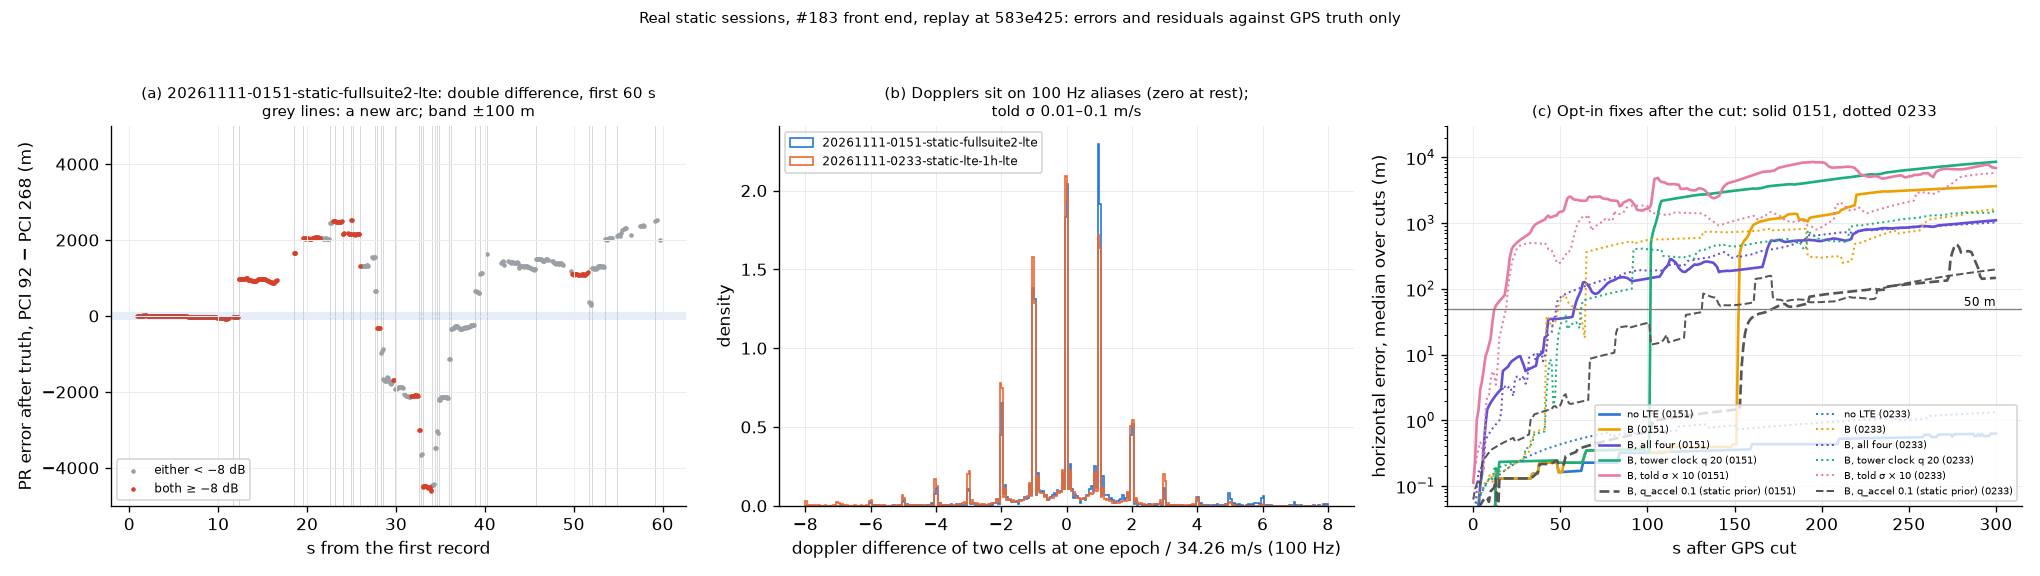

Write the Python code that produced this figure.
"""#214: why LTE pulls the filter kilometres away after a GPS cut on the real static sessions.

    python analysis/results/real-lte-root-cause-20261111/root_cause.py \
        <0151>-lte <0233>-lte --out analysis/results/real-lte-root-cause-20261111 [--jobs 3]

Each `<session>-lte` is a real static session after `pnt frontend lte` with #183's front end.
Run on the local integration branch `tmp/e2e-combined` (origin/main + #214 + #183 + #147 + #228, as
`../real-gps-cut-combined-20261111/run_combined.py`): it needs #183's record fields and #147's
`told_sigma_model`. Nothing under `src/` is changed; every fix tried is opt-in, here only.

Truth is the mean of the session's GPS fixes (the receiver does not move). Four parts:

1. Truth residuals. Each pseudorange minus the true range to its matched site (`pnt.nav.cells`,
   as the filter sees it). Our dongle clock is in every record of an epoch, so it cancels in the
   difference of two cells at the same 0.1 s epoch: the double difference (DD) is the pair's
   error after truth, zero if both sites are right, both towers are frame-aligned and both
   tracks are locked. Dopplers likewise: two cells' range rates differ by zero at rest.
2. The GNSS exclusion before the cut: the default `ekf` with pseudoranges only, instrumented.
3. After the cut: `B` (ADR-0036 told sigma, #147) with pseudoranges only, instrumented: which
   cell's updates move the position, and which cells the gate has locked out.
4. Opt-in fixes, scored after the cut as `analysis/real_gps_cut.py` does.

Writes summary.json, summary.md and root_cause.png into `--out`. Errors and residuals only: no
position, origin, range or bearing (the sessions are at a private site). Tower IDs are given.
"""

from __future__ import annotations

import argparse
import collections
import importlib.util
import itertools
import json
import math
import subprocess
from pathlib import Path

import msgspec
import numpy as np

from pnt import experiments, nav
from pnt.core.frames import emitter_enu
from pnt.nav import cells, ekf, told_sigma

HERE = Path(__file__).resolve().parent
REPO = HERE.parents[2]
FRAME_M = 2997924.58  # one 10 ms LTE frame: pseudoranges are known modulo this
ALIAS_MPS = 100.0 * 299792458.0 / 875e6  # a 100 Hz carrier alias at 875 MHz, in m/s
EPOCH_NS = 100_000_000  # the front end's 10 Hz records
SNR_CUT_DB = -8.0  # ADR-0036's fit range (TBC)
GOOD_M = 100.0  # TBC: a DD within this of zero counts as agreeing with truth


def _cut_module():
    spec = importlib.util.spec_from_file_location(
        "real_gps_cut", REPO / "analysis/real_gps_cut.py"
    )
    mod = importlib.util.module_from_spec(spec)
    spec.loader.exec_module(mod)
    return mod


CUT = _cut_module()


# --- 1. truth residuals ------------------------------------------------------------------------
def residuals(path: str) -> dict:
    """Per LTE record: cell (PCI), site (eNB), 0.1 s epoch, kind, SNR, arc, and the residual: for
    a pseudorange, value minus the true range (our clock still in it); for a doppler, its value
    (the true range rate is zero at rest). Kept in memory, never written."""
    meas, t0, origin = CUT.load(path)
    _, fix_pos = CUT.gps_fixes(meas)
    truth = fix_pos.mean(axis=0)
    cols = collections.defaultdict(list)
    for m in cells.attach(meas, origin):
        if m.source != "lte":
            continue
        rng = float(np.linalg.norm(truth - emitter_enu(m.meta, origin)))
        pr = m.kind == "pseudorange"
        cols["pci"].append(int(m.meta["pci"]))
        cols["site"].append(m.meta["site"])
        cols["epoch"].append((m.t_ns - t0) // EPOCH_NS)
        cols["pr"].append(pr)
        cols["snr"].append(float(m.meta.get("snr_db", -math.inf)))
        cols["arc"].append(int(m.meta.get("arc", -1)))
        cols["res"].append(m.value[0] - rng if pr else m.value[0])
        cols["sigma"].append(float(m.sigma[0]))
    return {k: np.array(v) for k, v in cols.items()}


def _pairs(r: dict, pr: bool):
    """(cell a, cell b, epochs, a's index, b's index) for every pair of cells with records of the
    kind at the same epoch."""
    k = np.flatnonzero(r["pr"] == pr)
    at = {(r["pci"][i], r["epoch"][i]): i for i in k}
    by_cell = collections.defaultdict(set)
    for c, e in at:
        by_cell[c].add(e)
    for a, b in itertools.combinations(sorted(by_cell), 2):
        ep = sorted(by_cell[a] & by_cell[b])
        if not ep:
            continue
        ia = np.array([at[(a, e)] for e in ep], dtype=int)
        ib = np.array([at[(b, e)] for e in ep], dtype=int)
        yield a, b, np.array(ep), ia, ib


def _dd(r, ia, ib):
    return (r["res"][ia] - r["res"][ib] + FRAME_M / 2) % FRAME_M - FRAME_M / 2


def _robust(x: np.ndarray) -> float:
    return float(1.4826 * np.median(np.abs(x - np.median(x)))) if len(x) else math.nan


def pair_table(r: dict) -> list[dict]:
    """Per pair of cells: the DD over all common epochs, over those with both at or above the
    SNR cut, and over each cell's first arc (the cleanest stretch: before any re-acquisition)."""
    rows = []
    for a, b, _, ia, ib in _pairs(r, True):
        dd = _dd(r, ia, ib)
        hi = np.minimum(r["snr"][ia], r["snr"][ib]) >= SNR_CUT_DB
        first = (r["arc"][ia] == 0) & (r["arc"][ib] == 0)
        rows.append(
            {
                "pair": f"{a} − {b}",
                "sites": f"{r['site'][ia[0]]} − {r['site'][ib[0]]}",
                "n": int(len(dd)),
                "all_median_m": float(np.median(dd)),
                "all_within_m": float(np.mean(np.abs(dd) < GOOD_M)),
                "hi_n": int(hi.sum()),
                "hi_median_m": float(np.median(dd[hi])) if hi.any() else math.nan,
                "hi_robust_sigma_m": _robust(dd[hi]),
                "hi_within_m": float(np.mean(np.abs(dd[hi]) < GOOD_M)) if hi.any() else math.nan,
                "first_arc_n": int(first.sum()),
                "first_arc_median_m": float(np.median(dd[first])) if first.any() else math.nan,
                "first_arc_span_m": float(np.ptp(dd[first])) if first.any() else math.nan,
                "told_sigma_hi_median_m": float(
                    np.median(np.hypot(r["sigma"][ia][hi], r["sigma"][ib][hi]))
                )
                if hi.any()
                else math.nan,
            }
        )
    return rows


def coverage(r: dict) -> dict:
    """Share of 0.1 s epochs with a pseudorange where at least two cells are at or above the cut,
    and where at least one such pair also agrees with truth (DD within GOOD_M)."""
    k = r["pr"]
    epochs = set(r["epoch"][k].tolist())
    hi2, good = set(), set()
    for _, _, ep, ia, ib in _pairs(r, True):
        hi = np.minimum(r["snr"][ia], r["snr"][ib]) >= SNR_CUT_DB
        hi2 |= set(ep[hi].tolist())
        good |= set(ep[hi & (np.abs(_dd(r, ia, ib)) < GOOD_M)].tolist())
    return {
        "epochs": len(epochs),
        "two_cells_above_cut": len(hi2) / len(epochs),
        "two_cells_above_cut_and_agreeing": len(good) / len(epochs),
    }


def doppler_alias(r: dict) -> dict:
    """Two cells' dopplers at one epoch differ by zero at rest (both carry our dongle's drift; the
    towers' own drifts are ppb). Here: how the differences fall on whole 100 Hz carrier aliases."""
    d = np.concatenate([r["res"][ia] - r["res"][ib] for *_, ia, ib in _pairs(r, False)])
    k = np.round(d / ALIAS_MPS)
    on = np.abs(d / ALIAS_MPS - k) < 0.03
    told = r["sigma"][~r["pr"]]
    return {
        "n": int(len(d)),
        "alias_mps": ALIAS_MPS,
        "on_an_alias": float(np.mean(on)),
        "on_an_alias_if_uniform": 0.06,
        "k0_within_1mps": float(np.mean(np.abs(d) < 1.0)),
        "k_nonzero_on_alias": float(np.mean(on & (k != 0))),
        "k_counts": {
            int(a): int(b) for a, b in zip(*np.unique(k[on], return_counts=True), strict=True)
        },
        "told_sigma_median_mps": float(np.median(told)),
        "robust_sigma_mps": _robust(d),
    }


def arc_dd_steps(r: dict) -> dict:
    """At an epoch where a cell starts a new arc and its partner does not, how far the pair's DD
    moves from the epoch before (both records present): the cell's own step, our clock
    cancelled."""
    steps, hi = [], []
    for _, _, ep, ia, ib in _pairs(r, True):
        dd = _dd(r, ia, ib)
        for j in range(1, len(ep)):
            if ep[j] - ep[j - 1] != 1:
                continue
            na = r["arc"][ia[j]] != r["arc"][ia[j - 1]]
            nb = r["arc"][ib[j]] != r["arc"][ib[j - 1]]
            if na != nb:
                steps.append(abs(dd[j] - dd[j - 1]))
                hi.append(min(r["snr"][ia[j]], r["snr"][ib[j]]) >= SNR_CUT_DB)
    s, hi = np.array(steps), np.array(hi, bool)
    out = {"n": int(len(s)), "over_100m": float(np.mean(s > 100)) if len(s) else math.nan}
    out["median_m"] = float(np.median(s)) if len(s) else math.nan
    out["hi_n"] = int(hi.sum())
    out["hi_median_m"] = float(np.median(s[hi])) if hi.any() else math.nan
    return out


# --- 2, 3. instrumented replays ----------------------------------------------------------------
class Probe:
    """Records every update the EKF makes: time, emitter, kind, NIS, used, the horizontal
    position change it made (K y), the told sigma and the horizontal position sigma before it."""

    def __init__(self):
        self.log: list[tuple] = []
        self.m = None
        self._update, self._process = ekf.EKF._update, ekf.EKF.process
        probe = self

        def update(self, key, t_ns, y, H, R, gate=True):
            S = np.atleast_2d(H @ self.P @ H.T + R)
            S_inv = np.linalg.inv(S)
            kick = (self.P @ H.T @ S_inv @ np.atleast_1d(y))[:2]
            ph = float(np.sqrt(self.P[0, 0] + self.P[1, 1]))
            used = probe._update(self, key, t_ns, y, H, R, gate)
            m = probe.m
            nis = float(np.atleast_1d(y) @ S_inv @ np.atleast_1d(y))
            probe.log.append(
                (
                    t_ns,
                    m.emitter or m.source,
                    m.kind,
                    nis,
                    used,
                    *(kick if used else (0, 0)),
                    float(np.sqrt(R[0, 0])),
                    ph,
                    float(m.meta.get("snr_db", math.nan)),
                )
            )
            return used

        def process(self, m):
            probe.m = m
            return probe._process(self, m)

        self.patched = (update, process)

    def run(self, path: str, cfg: dict, lte: str, cut_s: float):
        meas, t0, origin = CUT.load(path)
        fed = CUT.lte_variant(CUT.cut_gnss(meas, t0, cut_s), lte)
        self.log = []
        ekf.EKF._update, ekf.EKF.process = self.patched
        try:
            est = list(nav.estimate(nav.configured(ekf.run, **cfg), fed, origin_llh=origin))
        finally:
            ekf.EKF._update, ekf.EKF.process = self._update, self._process
        return t0, est, self.log


def exclusion(path: str) -> dict:
    """Default `ekf`, pseudoranges only (cut at 300 s): when GNSS is first rejected and what
    moved the position before it."""
    t0, est, log = Probe().run(path, {}, "told-pr", 300.0)
    settled = [e for e in est if 30e9 <= e.t_ns - t0 < 300e9]
    first = next((r for r in log if r[2] == "position_enu" and not r[4]), None)
    out = {"pre_gnss_excluded": float(np.mean(["gnss_excluded" in e.flags for e in settled]))}
    if first is None:
        return out
    before = [r for r in log if r[0] < first[0] and r[2] == "pseudorange"]
    kick = collections.defaultdict(lambda: np.zeros(2))
    for r in before:
        kick[r[1]] += r[5:7]
    gnss = [r for r in log if r[2] == "position_enu" and r[0] >= first[0] and r[0] < t0 + 300e9]
    out.update(
        {
            "first_rejected_s": (first[0] - t0) / 1e9,
            "first_rejected_nis": first[3],
            "gnss_told_sigma_m": first[7],
            "position_sigma_m": first[8],
            "gnss_used_before": sum(
                r[4] for r in log if r[2] == "position_enu" and r[0] < first[0]
            ),
            "gnss_used_after_until_cut": int(sum(r[4] for r in gnss)),
            "gnss_rejected_after_until_cut": int(sum(not r[4] for r in gnss)),
            "lte_kick_before_m": {e: float(np.hypot(*v)) for e, v in kick.items()},
            "lte_told_sigma_before_m": {
                e: float(np.median([r[7] for r in before if r[1] == e])) for e in kick
            },
            "lte_snr_before_db": {
                e: float(np.median([r[9] for r in before if r[1] == e])) for e in kick
            },
        }
    )
    return out


def after_cut(path: str, cut_s: float) -> dict:
    """`B`, pseudoranges only: per cell, how often the gate let it in before and after the cut,
    when it was last used before the cut, and how far its updates moved the position in the 300 s
    after (net and summed)."""
    t0, est, log = Probe().run(path, {"told_sigma_model": "adr0036"}, "told-pr", cut_s)
    cut = t0 + round(cut_s * 1e9)
    out = {}
    for e in sorted({r[1] for r in log if r[2] == "pseudorange"}):
        rs = [r for r in log if r[1] == e and r[2] == "pseudorange"]
        pre = [r for r in rs if r[0] < cut]
        post = [r for r in rs if cut <= r[0] < cut + 300e9]
        used_pre = [r[0] for r in pre if r[4]]
        net = np.sum([r[5:7] for r in post], axis=0) if post else np.zeros(2)
        out[e] = {
            "used_before": f"{len(used_pre)} / {len(pre)}",
            "last_used_before_cut_s": (max(used_pre) - t0) / 1e9 if used_pre else math.nan,
            "used_after": f"{sum(r[4] for r in post)} / {len(post)}",
            "net_kick_after_m": float(np.hypot(*net)),
            "summed_kick_after_m": float(sum(np.hypot(r[5], r[6]) for r in post)),
        }
    return out


# --- 4. opt-in fixes ---------------------------------------------------------------------------
B = {"told_sigma_model": "adr0036"}
VARIANTS = {  # name -> (EKF config, record options); pseudoranges only unless `lte` says
    "no LTE": ({}, {"lte": "none"}),
    "B": (B, {}),
    "B, ≥ −8 dB only": (B, {"snr_min": SNR_CUT_DB}),
    "B, 1 Hz": (B, {"hz": 1}),
    "B, truth-good cells": (B, {"good": True}),
    "B, arc bias": ({**B, "arc_bias": True}, {}),
    "B, tower clock q 0.02": ({**B, "q_emitter": 0.02}, {}),
    "B, tower clock q 2": ({**B, "q_emitter": 2.0}, {}),
    "B, tower clock q 20": ({**B, "q_emitter": 20.0}, {}),
    "B, dongle wander 5": ({**B, "rx_clock_wander": 5.0}, {}),
    "B, pairs ≥ −8 dB only": (B, {"pairs": True}),
    "B, told σ × 10": ({}, {"sigma_x": 10.0}),
    "B, all four": ({**B, "arc_bias": True}, {"snr_min": SNR_CUT_DB, "hz": 1, "good": True}),
    "B, q_accel 0.1 (static prior)": ({**B, "q_accel": 0.1}, {}),
}
NOTES = {
    "B, truth-good cells": "uses truth: only cells whose DD agrees with truth (diagnostic)",
    "B, all four": "≥ −8 dB, 1 Hz, truth-good cells and arc bias together",
    "B, told σ × 10": "ADR-0036's σ times 10, told to the default EKF",
    "B, pairs ≥ −8 dB only": "a record kept only if another cell is ≥ −8 dB at that epoch",
    "B, q_accel 0.1 (static prior)": "a near-static motion prior: not a fix for a drone",
}


def good_cells(r: dict, min_epochs: int = 20) -> list[int]:
    """Cells with at least one partner whose DD at or above the cut has a median within GOOD_M
    of zero over at least `min_epochs` epochs: the table match and the track agree with truth."""
    ok = set()
    for row in pair_table(r):
        if row["hi_n"] >= min_epochs and abs(row["hi_median_m"]) < GOOD_M:
            ok |= {int(c) for c in row["pair"].split(" − ")}
    return sorted(ok)


def _feed(meas, opts: dict, good: list[int] | None):
    if opts.get("pairs"):
        hi = collections.Counter(
            m.t_ns // EPOCH_NS
            for m in meas
            if m.source == "lte" and m.kind == "pseudorange" and m.meta["snr_db"] >= SNR_CUT_DB
        )
    last: dict[str, int] = {}
    for m in meas:
        if m.source == "lte":
            snr = float(m.meta.get("snr_db", -math.inf))
            if opts.get("good") and m.meta.get("pci") not in good:
                continue
            if snr < opts.get("snr_min", -math.inf):
                continue
            if opts.get("pairs") and (snr < SNR_CUT_DB or hi[m.t_ns // EPOCH_NS] < 2):
                continue
            if opts.get("hz"):
                sec = m.t_ns // round(1e9 / opts["hz"])
                if last.get(m.emitter) == sec:
                    continue
                last[m.emitter] = sec
            if opts.get("sigma_x") and m.kind == "pseudorange":
                s = told_sigma.sigma_m(snr, int(m.meta["n_epochs"])) * opts["sigma_x"]
                m = msgspec.structs.replace(m, sigma=(s,))
        yield m


def run_variant(path: str, name: str, cut_s: float, good: list[int]) -> dict:
    cfg, opts = VARIANTS[name]
    meas, t0, origin = CUT.load(path)
    fix_t, fix_pos = CUT.gps_fixes(meas)
    cut_ns = t0 + round(cut_s * 1e9)
    fed = list(
        _feed(
            CUT.lte_variant(CUT.cut_gnss(meas, t0, cut_s), opts.get("lte", "told-pr")), opts, good
        )
    )
    est = list(nav.estimate(nav.configured(ekf.run, **cfg), fed, origin_llh=origin))
    et = np.array([e.t_ns for e in est], dtype=np.int64)
    pos = np.array([e.pos_enu for e in est], dtype=float)
    hpl = np.array([e.hpl_m for e in est], dtype=float)
    out = {"variant": name, "cut_s": cut_s}
    out.update(CUT.score_cut(et, pos, hpl, fix_t, fix_pos, cut_ns))
    settled = [e for e in est if t0 + 30e9 <= e.t_ns < cut_ns]
    out["pre_gnss_excluded"] = float(np.mean(["gnss_excluded" in e.flags for e in settled]))
    return out


def cuts_for(duration_s: float) -> list[float]:
    """#214's cuts on the 600 s session; every 600 s from 600 s on the hour (5 of the combined
    run's 11, to keep the grid inside the run budget)."""
    if duration_s < 1000:
        return [100.0, 150.0, 200.0, 250.0, 300.0]
    return [float(c) for c in range(600, int(duration_s - 300) + 1, 600)]


def grid(path: str, cuts: list[float], good: list[int], jobs: int) -> tuple[dict, list[dict]]:
    tasks = [(path, n, c, good) for n in VARIANTS for c in cuts]
    rows = experiments._map(run_variant, tasks, jobs)
    agg = {}
    for n in VARIANTS:
        rs = [r for r in rows if r["variant"] == n]
        a = {}
        for t in (60, 120, 300):
            v = np.array([r[f"err_{t}s_m"] for r in rs], float)
            a[f"err_{t}s_m"] = {"median": float(np.nanmedian(v)), "worst": float(np.nanmax(v))}
        err = np.concatenate([r["err_m"] for r in rs])
        hpl = np.concatenate([r["hpl_m"] for r in rs])
        a["hpl_bound"] = float(np.mean(hpl >= err))
        a["pre_gnss_excluded"] = float(np.mean([r["pre_gnss_excluded"] for r in rs]))
        a["within_50m_at_300s"] = f"{sum(r['err_300s_m'] <= 50 for r in rs)} / {len(rs)}"
        agg[n] = a
    return agg, rows


# --- report ------------------------------------------------------------------------------------
def _f(x: float) -> str:
    if x != x:
        return "—"
    return f"{x:,.0f}" if abs(x) >= 100 else f"{x:.1f}"


def markdown(summary: dict) -> str:
    L = [
        "# Why LTE pulls the real static sessions kilometres away after a GPS cut (#214)",
        "",
        "Evidence: **replay of real static sessions** (ADR-0015), GPS cut in software. Code: the "
        f"local integration branch `tmp/e2e-combined` at `{summary['commit']}` (origin/main "
        "c21e047 + #214 8e7a216 + #183 0ebe18a + #147 e39742f + #228 85d1324, never pushed); "
        "driver `root_cause.py` here. #183's front end on each capture. Truth: the mean of the "
        "session's GPS fixes. Errors and residuals only; tower IDs are the table's eNBs.",
        "",
    ]
    for s in summary["sessions"]:
        c, d, st = s["coverage"], s["doppler"], s["arc_dd_steps"]
        L += [
            f"## {s['session']}",
            "",
            "### 1. Pseudoranges against truth: double differences (our clock cancelled)",
            "",
            f"Epochs with a pseudorange: {c['epochs']:,}. Two cells ≥ −8 dB at once: "
            f"{c['two_cells_above_cut']:.0%}; and agreeing with truth within {GOOD_M:g} m: "
            f"{c['two_cells_above_cut_and_agreeing']:.0%}.",
            "",
            "| Pair (PCI) | eNBs | Common epochs | DD median, all (m) | All within 100 m | "
            "Both ≥ −8 dB | DD median ≥ −8 (m) | Robust σ ≥ −8 (m) | Within 100 m ≥ −8 | "
            "Told σ of the DD ≥ −8 (m) | First arcs: epochs | First arcs: median (m) | "
            "First arcs: span (m) |",
            "|---|---|---|---|---|---|---|---|---|---|---|---|---|",
        ]
        for p in s["pairs"]:
            L.append(
                f"| {p['pair']} | {p['sites'].replace('enb:', '')} | {p['n']:,} | "
                f"{_f(p['all_median_m'])} | {p['all_within_m']:.0%} | {p['hi_n']:,} | "
                f"{_f(p['hi_median_m'])} | {_f(p['hi_robust_sigma_m'])} | "
                + (f"{p['hi_within_m']:.0%}" if p["hi_n"] else "—")
                + f" | {_f(p['told_sigma_hi_median_m'])} | {p['first_arc_n']} | "
                f"{_f(p['first_arc_median_m'])} | {_f(p['first_arc_span_m'])} |"
            )
        L += [
            "",
            f"Truth-good cells (a partner's DD median ≥ −8 dB within {GOOD_M:g} m over ≥ 20 "
            f"epochs): PCI {', '.join(map(str, s['good_cells']))}.",
            "",
            f"Steps at a new arc, one cell of a pair re-acquired, our clock cancelled: {st['n']} "
            f"steps, median {_f(st['median_m'])} m, {st['over_100m']:.0%} over 100 m; "
            f"{st['hi_n']} with both ≥ −8 dB, median {_f(st['hi_median_m'])} m.",
            "",
            f"Dopplers: of {d['n']:,} two-cell differences at one epoch (zero at rest), "
            f"{d['on_an_alias']:.0%} fall within 3 % of a whole 100 Hz alias "
            f"({d['alias_mps']:.2f} m/s; 6 % if uniform); {d['k_nonzero_on_alias']:.0%} on a "
            f"non-zero one; {d['k0_within_1mps']:.0%} within 1 m/s of zero. Told σ median "
            f"{d['told_sigma_median_mps']:.2f} m/s; the differences' robust σ "
            f"{d['robust_sigma_mps']:.0f} m/s.",
            "",
        ]
        x = s["exclusion"]
        L += ["### 2. Default `ekf`, pseudoranges only: GNSS exclusion before the cut", ""]
        if "first_rejected_s" in x:
            kicks = ", ".join(
                f"{e} {_f(v)} m (told σ {_f(x['lte_told_sigma_before_m'][e])} m, SNR "
                f"{x['lte_snr_before_db'][e]:.1f} dB)"
                for e, v in x["lte_kick_before_m"].items()
            )
            L += [
                f"GNSS excluded on {x['pre_gnss_excluded']:.0%} of the settled epochs. First "
                f"GNSS fix rejected at {x['first_rejected_s']:.1f} s (NIS "
                f"{x['first_rejected_nis']:.1f} against 16.3, the 99.9 % gate for 3 dof; told σ "
                f"{x['gnss_told_sigma_m']:.1f} m, filter σ {x['position_sigma_m']:.1f} m), after "
                f"{x['gnss_used_before']} fixes were used. Until the cut: "
                f"{x['gnss_used_after_until_cut']} fixes used, "
                f"{x['gnss_rejected_after_until_cut']} rejected. Position moved by LTE before "
                f"the first rejection: {kicks}.",
                "",
            ]
        else:
            L += [f"GNSS excluded on {x['pre_gnss_excluded']:.0%}; never rejected.", ""]
        a = s["after_cut"]
        L += [
            f"### 3. `B`, pseudoranges only, cut at {s['after_cut_s']:g} s: per cell",
            "",
            "| Cell | Used before the cut | Last used before the cut (s) | Used in the 300 s "
            "after | Net position change after (m) | Summed |change| after (m) |",
            "|---|---|---|---|---|---|",
        ]
        for e, v in a.items():
            L.append(
                f"| {e} | {v['used_before']} | {_f(v['last_used_before_cut_s'])} | "
                f"{v['used_after']} | {_f(v['net_kick_after_m'])} | "
                f"{_f(v['summed_kick_after_m'])} |"
            )
        L += [
            "",
            f"### 4. Opt-in fixes: error after the cut, {len(s['cuts_s'])} cuts at "
            f"{', '.join(f'{c:g}' for c in s['cuts_s'])} s, median (worst) in m",
            "",
            "| Variant | 60 s | 120 s | 300 s | ≤ 50 m at 300 s | HPL ≥ error | "
            "GNSS excluded before the cut | Note |",
            "|---|---|---|---|---|---|---|---|",
        ]
        for n, g in s["grid"].items():
            cellz = " | ".join(
                f"{_f(g[f'err_{t}s_m']['median'])} ({_f(g[f'err_{t}s_m']['worst'])})"
                for t in (60, 120, 300)
            )
            L.append(
                f"| {n} | {cellz} | {g['within_50m_at_300s']} | {g['hpl_bound']:.0%} | "
                f"{g['pre_gnss_excluded']:.0%} | {NOTES.get(n, '')} |"
            )
        L.append("")
    L += summary.get("notes", [])
    return "\n".join(L) + "\n"


def plot(sessions: list[dict], res: dict, rows: dict, path: Path) -> None:
    import matplotlib

    matplotlib.use("Agg")
    import matplotlib.pyplot as plt

    fig, ax = plt.subplots(1, 3, figsize=(17, 4.8))
    # (a) one pair's DD over the first minute of the 600 s session
    s0 = sessions[0]
    r = res[s0["session"]]
    pair = next(
        ((a, b, ep, ia, ib) for a, b, ep, ia, ib in _pairs(r, True) if (a, b) == (92, 268)), None
    )
    if pair is not None:
        a, b, ep, ia, ib = pair
        dd = _dd(r, ia, ib)
        t = ep / 10.0
        w = t <= 60
        hi = (np.minimum(r["snr"][ia], r["snr"][ib]) >= SNR_CUT_DB) & w
        ax[0].scatter(t[w & ~hi], dd[w & ~hi], s=3, c="#9aa0a6", label="either < −8 dB")
        ax[0].scatter(t[hi], dd[hi], s=3, c="#d6402a", label="both ≥ −8 dB")
        newarc = np.flatnonzero((np.diff(r["arc"][ia]) != 0) | (np.diff(r["arc"][ib]) != 0))
        for j in newarc[t[newarc + 1] <= 60]:
            ax[0].axvline(t[j + 1], color="0.85", lw=0.6, zorder=0)
        ax[0].axhspan(-GOOD_M, GOOD_M, color="#2a78d6", alpha=0.12, lw=0)
        ax[0].set_ylim(-5000, 5000)
        ax[0].set_xlabel("s from the first record")
        ax[0].set_ylabel("PR error after truth, PCI 92 − PCI 268 (m)")
        ax[0].set_title(
            f"(a) {s0['session']}: double difference, first 60 s\n"
            f"grey lines: a new arc; band ±{GOOD_M:g} m",
            fontsize=9,
        )
        ax[0].legend(fontsize=7, loc="lower left")
    # (b) doppler differences in 100 Hz aliases, both sessions
    for s, c in zip(sessions, ("#2a78d6", "#eb6834"), strict=False):
        r = res[s["session"]]
        d = np.concatenate([r["res"][ia] - r["res"][ib] for *_, ia, ib in _pairs(r, False)])
        ax[1].hist(
            d / ALIAS_MPS,
            bins=np.arange(-8, 8.01, 0.05),
            histtype="step",
            color=c,
            label=s["session"],
            density=True,
        )
    ax[1].set_xlabel(
        f"doppler difference of two cells at one epoch / {ALIAS_MPS:.2f} m/s (100 Hz)"
    )
    ax[1].set_ylabel("density")
    ax[1].set_title(
        "(b) Dopplers sit on 100 Hz aliases (zero at rest);\ntold σ 0.01–0.1 m/s", fontsize=9
    )
    ax[1].legend(fontsize=7)
    # (c) error after the cut, median over cuts, both sessions
    grid_t = np.arange(0.0, 301.0, 1.0)
    styles = {
        "no LTE": ("#2a78d6", "-"),
        "B": ("#eda100", "-"),
        "B, all four": ("#6250d6", "-"),
        "B, tower clock q 20": ("#1baf7a", "-"),
        "B, told σ × 10": ("#e87ba4", "-"),
        "B, q_accel 0.1 (static prior)": ("#555555", "--"),
    }
    for s, ls in zip(sessions, ("-", ":"), strict=False):
        for n, (c, ls0) in styles.items():
            rs = [x for x in rows[s["session"]] if x["variant"] == n]
            ys = [
                np.interp(grid_t, x["after_s"], x["err_m"], left=np.nan, right=np.nan) for x in rs
            ]
            lab = f"{n} ({s['session'][9:13]})"
            ax[2].plot(
                grid_t,
                np.nanmedian(ys, axis=0),
                color=c,
                ls=ls if ls0 == "-" else ls0,
                lw=1.6 if ls == "-" else 1.2,
                label=lab,
            )
    ax[2].axhline(50, color="0.5", lw=0.8)
    ax[2].text(300, 55, "50 m", ha="right", fontsize=7)
    ax[2].set_yscale("log")
    ax[2].set_ylim(0.05, 3e4)
    ax[2].set_xlabel("s after GPS cut")
    ax[2].set_ylabel("horizontal error, median over cuts (m)")
    ax[2].set_title("(c) Opt-in fixes after the cut: solid 0151, dotted 0233", fontsize=9)
    ax[2].legend(fontsize=6, ncol=2, loc="lower right")
    for a_ in ax:
        for sp in ("top", "right"):
            a_.spines[sp].set_visible(False)
        a_.grid(True, color="0.92", lw=0.6)
    fig.suptitle(
        f"Real static sessions, #183 front end, replay at {sessions[0].get('commit', '')}: "
        "errors and residuals against GPS truth only",
        fontsize=9,
    )
    fig.tight_layout(rect=(0, 0, 1, 0.95))
    fig.savefig(path, dpi=120)
    plt.close(fig)


def _git(*args: str) -> str:
    return subprocess.run(["git", *args], cwd=REPO, capture_output=True, text=True).stdout.strip()


def main(argv=None) -> None:
    ap = argparse.ArgumentParser(description=__doc__.split("\n")[0])
    ap.add_argument("sessions", nargs="+")
    ap.add_argument("--out", type=Path, required=True)
    ap.add_argument("--jobs", type=int, default=3)
    ap.add_argument("--notes", type=Path, help="markdown appended to summary.md")
    a = ap.parse_args(argv)
    commit = _git("describe", "--always", "--dirty", "--abbrev=7")
    sessions, res, rows = [], {}, {}
    for p in a.sessions:
        name = Path(p).name
        r = residuals(p)
        res[name] = r
        meas, t0, _ = CUT.load(p)
        fix_t, _ = CUT.gps_fixes(meas)
        cuts = cuts_for((fix_t[-1] - t0) / 1e9)
        good = good_cells(r)
        mid = cuts[len(cuts) // 2]
        s = {
            "session": name,
            "commit": commit,
            "frontend_commit": CUT.session.read_meta(p).get("commit"),
            "pairs": pair_table(r),
            "coverage": coverage(r),
            "good_cells": good,
            "arc_dd_steps": arc_dd_steps(r),
            "doppler": doppler_alias(r),
            "exclusion": exclusion(p),
            "after_cut_s": mid,
            "after_cut": after_cut(p, mid),
            "cuts_s": cuts,
        }
        s["grid"], rows[name] = grid(p, cuts, good, a.jobs)
        sessions.append(s)
    summary = {
        "kind": "replay of real static sessions, GPS cut in software",
        "integration_branch": "tmp/e2e-combined (local only, never pushed)",
        "commit": commit,
        "sessions": sessions,
        "notes": a.notes.read_text().splitlines() if a.notes else [],
        "runs": [
            {k: v for k, v in x.items() if k not in ("after_s", "err_m", "hpl_m")}
            for rs in rows.values()
            for x in rs
        ],
    }
    a.out.mkdir(parents=True, exist_ok=True)
    (a.out / "summary.json").write_text(json.dumps(summary, indent=1) + "\n")
    (a.out / "summary.md").write_text(markdown(summary))
    plot(sessions, res, rows, a.out / "root_cause.png")
    print(markdown(summary))


if __name__ == "__main__":
    main()
